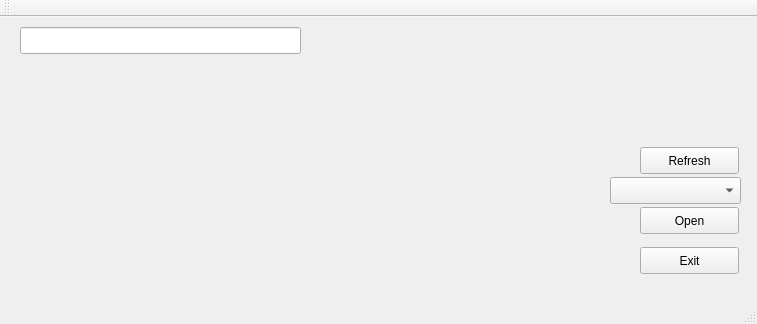
<?xml version="1.0" encoding="UTF-8"?>
<ui version="4.0">
 <class>MainWindow</class>
 <widget class="QMainWindow" name="MainWindow">
  <property name="geometry">
   <rect>
    <x>0</x>
    <y>0</y>
    <width>757</width>
    <height>324</height>
   </rect>
  </property>
  <property name="windowTitle">
   <string>MainWindow</string>
  </property>
  <widget class="QWidget" name="centralWidget">
   <widget class="QPushButton" name="buttonOpenSerialPort">
    <property name="geometry">
     <rect>
      <x>640</x>
      <y>190</y>
      <width>99</width>
      <height>27</height>
     </rect>
    </property>
    <property name="text">
     <string>Open</string>
    </property>
   </widget>
   <widget class="QLabel" name="labelInputConsole">
    <property name="geometry">
     <rect>
      <x>20</x>
      <y>50</y>
      <width>731</width>
      <height>171</height>
     </rect>
    </property>
    <property name="text">
     <string/>
    </property>
   </widget>
   <widget class="QLineEdit" name="lineEditOutputConsole">
    <property name="geometry">
     <rect>
      <x>20</x>
      <y>10</y>
      <width>281</width>
      <height>27</height>
     </rect>
    </property>
   </widget>
   <widget class="QPushButton" name="buttonRefresh">
    <property name="geometry">
     <rect>
      <x>640</x>
      <y>130</y>
      <width>99</width>
      <height>27</height>
     </rect>
    </property>
    <property name="text">
     <string>Refresh</string>
    </property>
   </widget>
   <widget class="QComboBox" name="comboBoxSerialPortName">
    <property name="geometry">
     <rect>
      <x>610</x>
      <y>160</y>
      <width>131</width>
      <height>27</height>
     </rect>
    </property>
   </widget>
   <widget class="QPushButton" name="pushButtonExit">
    <property name="geometry">
     <rect>
      <x>640</x>
      <y>230</y>
      <width>99</width>
      <height>27</height>
     </rect>
    </property>
    <property name="text">
     <string>Exit</string>
    </property>
   </widget>
  </widget>
  <widget class="QMenuBar" name="menuBar">
   <property name="geometry">
    <rect>
     <x>0</x>
     <y>0</y>
     <width>757</width>
     <height>25</height>
    </rect>
   </property>
  </widget>
  <widget class="QToolBar" name="mainToolBar">
   <attribute name="toolBarArea">
    <enum>TopToolBarArea</enum>
   </attribute>
   <attribute name="toolBarBreak">
    <bool>false</bool>
   </attribute>
  </widget>
  <widget class="QStatusBar" name="statusBar"/>
 </widget>
 <layoutdefault spacing="6" margin="11"/>
 <resources/>
 <connections/>
</ui>
